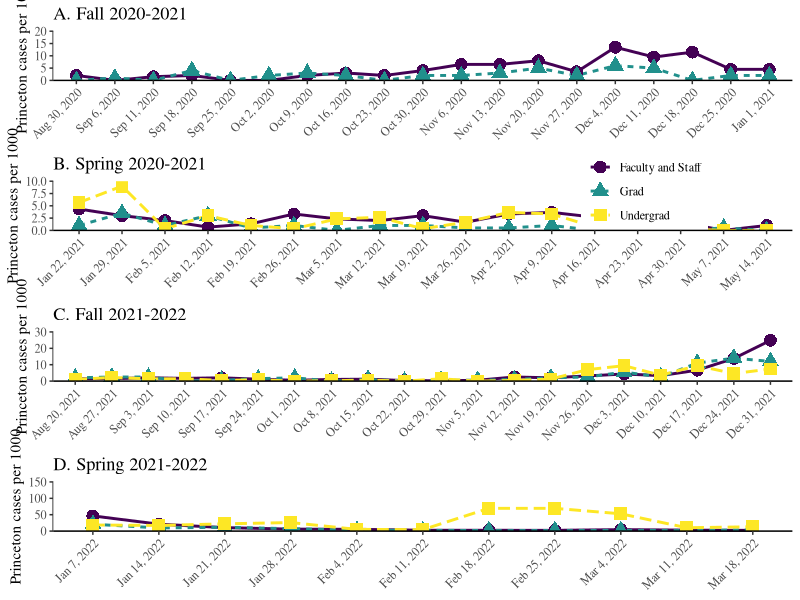

The R script that drew this image:
library(dplyr)
library(tidyr)
library(readxl)
library(ggplot2); theme_set(theme_bw(base_family = "Times"))
library(gridExtra)
library(egg)
library(lubridate)

data_asymp <- read_xlsx("../data/princeton-weekly-positive-03-22-2022.xlsx", sheet=1) %>%
  mutate(
    type="asymp"
  )

data_symp <- read_xlsx("../data/princeton-weekly-positive-03-22-2022.xlsx", sheet=2) %>%
  mutate(
    type="symp"
  )

data <- bind_rows(
  data_asymp, data_symp
)

fall2020 <- data %>%
  filter(`Week Ending` <= as.Date("2021-01-01")) %>%
  select(`Week Ending`, `Undergrad Positive Tests`, `Grad Student Positive Tests`,
         `Faculty Staff Positive Tests`) %>%
  rename(
    date=`Week Ending`,
    Undergrad=`Undergrad Positive Tests`,
    Grad=`Grad Student Positive Tests`,
    `Faculty and Staff`=`Faculty Staff Positive Tests`
  ) %>%
  mutate(
    Grad=Grad/1000,
    `Faculty and Staff`=`Faculty and Staff`/2000,
    date=as.Date(date)
  )  %>%
  mutate(
    year=substr(date, 1, 4),
    month=as.numeric(gsub("-.*", "", gsub("20..-", "", date))), 
    day=as.numeric(gsub(".*-", "", gsub("20..-", "", date)))
  ) %>%
  arrange(date) %>%
  mutate(
    date=paste0(month.abb[month], " ", day, ", ", year),
    date=factor(date, levels=unique(date))
  ) %>%
  gather(key, value, -date, -year, -month, -day) %>%
  mutate(
    date2=as.Date(paste0(year, "-", month, "-", day))
  ) %>%
  group_by(date, year, month, day, key, date2) %>%
  summarize(
    value=sum(value)
  )

spring2020 <- data %>%
  filter(`Week Ending` <= as.Date("2021-05-14"),
         `Week Ending` >= as.Date("2021-01-22")) %>%
  select(`Week Ending`, `Undergrad Positive Tests`, `Grad Student Positive Tests`,
         `Faculty Staff Positive Tests`) %>%
  rename(
    date=`Week Ending`,
    Undergrad=`Undergrad Positive Tests`,
    Grad=`Grad Student Positive Tests`,
    `Faculty and Staff`=`Faculty Staff Positive Tests`
  )  %>%
  mutate(
    Undergrad=Undergrad/3000,
    Grad=Grad/2000,
    `Faculty and Staff`=`Faculty and Staff`/3000,
    date=as.Date(date)
  )  %>%
  mutate(
    year=substr(date, 1, 4),
    month=as.numeric(gsub("-.*", "", gsub("20..-", "", date))), 
    day=as.numeric(gsub(".*-", "", gsub("20..-", "", date)))
  ) %>%
  arrange(date) %>%
  mutate(
    date=paste0(month.abb[month], " ", day, ", ", year),
    date=factor(date, levels=unique(date))
  ) %>%
  gather(key, value, -date, -year, -month, -day) %>%
  mutate(
    date2=as.Date(paste0(year, "-", month, "-", day))
  ) %>%
  group_by(date, year, month, day, key, date2) %>%
  summarize(
    value=sum(value)
  )

fall2021 <- data %>%
  filter(`Week Ending` >= as.Date("2021-08-20"),
         `Week Ending` <= as.Date("2021-12-31")) %>%
  select(`Week Ending`, `Undergrad Positive Tests`, `Grad Student Positive Tests`,
         `Faculty Staff Positive Tests`) %>%
  rename(
    date=`Week Ending`,
    Undergrad=`Undergrad Positive Tests`,
    Grad=`Grad Student Positive Tests`,
    `Faculty and Staff`=`Faculty Staff Positive Tests`
  )  %>%
  mutate(
    Undergrad=Undergrad/5000,
    Grad=Grad/2000,
    `Faculty and Staff`=`Faculty and Staff`/6000,
    date=as.Date(date)
  )  %>%
  mutate(
    year=substr(date, 1, 4),
    month=as.numeric(gsub("-.*", "", gsub("20..-", "", date))), 
    day=as.numeric(gsub(".*-", "", gsub("20..-", "", date)))
  ) %>%
  arrange(date) %>%
  mutate(
    date=paste0(month.abb[month], " ", day, ", ", year),
    date=factor(date, levels=unique(date))
  ) %>%
  gather(key, value, -date, -year, -month, -day) %>%
  mutate(
    date2=as.Date(paste0(year, "-", month, "-", day))
  ) %>%
  group_by(date, year, month, day, key, date2) %>%
  summarize(
    value=sum(value)
  )

spring2021 <- data %>%
  filter(`Week Ending` > as.Date("2021-12-31"),
         `Week Ending` <= as.Date("2022-03-18")) %>%
  select(`Week Ending`, `Undergrad Positive Tests`, `Grad Student Positive Tests`,
         `Faculty Staff Positive Tests`) %>%
  rename(
    date=`Week Ending`,
    Undergrad=`Undergrad Positive Tests`,
    Grad=`Grad Student Positive Tests`,
    `Faculty and Staff`=`Faculty Staff Positive Tests`
  )  %>%
  mutate(
    Undergrad=Undergrad/5000,
    Grad=Grad/3000,
    `Faculty and Staff`=`Faculty and Staff`/7000,
    date=as.Date(date)
  )  %>%
  mutate(
    year=substr(date, 1, 4),
    month=as.numeric(gsub("-.*", "", gsub("20..-", "", date))), 
    day=as.numeric(gsub(".*-", "", gsub("20..-", "", date)))
  ) %>%
  arrange(date) %>%
  mutate(
    date=paste0(month.abb[month], " ", day, ", ", year),
    date=factor(date, levels=unique(date))
  ) %>%
  gather(key, value, -date, -year, -month, -day) %>%
  mutate(
    date2=as.Date(paste0(year, "-", month, "-", day))
  ) %>%
  group_by(date, year, month, day, key, date2) %>%
  summarize(
    value=sum(value)
  )

cols <- viridis::viridis(3)

g1 <- ggplot(filter(fall2020, key != "Undergrad")) +
  geom_line(aes(date, value*1000, col=key, group=key, lty=key), lwd=1) +
  geom_point(aes(date, value*1000, col=key, shape=key, group=key), size=4) +
  scale_x_discrete("Date") +
  scale_y_continuous("Princeton cases per 1000", expand=c(0, 0), limits=c(0, 20)) +
  scale_color_manual(values=cols[1:2]) +
  ggtitle("A. Fall 2020-2021") +
  theme(
    panel.grid = element_blank(),
    panel.border = element_blank(),
    axis.line = element_line(),
    axis.text.x = element_text(angle=45, hjust=1),
    axis.title.x = element_blank(),
    legend.position = "none",
    legend.title = element_blank(),
    axis.line.y.right = element_line(color="red"),
    axis.ticks.y.right = element_line(color="red"),
    axis.text.y.right = element_text(color="red"),
    axis.title.y.right = element_text(color="red")
  )

g2 <- ggplot(spring2020) +
  geom_line(aes(date, value*1000, col=key, group=key, lty=key), lwd=1) +
  geom_point(aes(date, value*1000, col=key, shape=key, group=key), size=4) +
  scale_x_discrete("Date") +
  scale_y_continuous("Princeton cases per 1000", expand=c(0, 0), limits=c(0, 10)) +
  scale_color_viridis_d() +
  ggtitle("B. Spring 2020-2021") +
  theme(
    panel.grid = element_blank(),
    panel.border = element_blank(),
    axis.line = element_line(),
    axis.text.x = element_text(angle=45, hjust=1),
    axis.title.x = element_blank(),
    legend.position = c(0.8, 0.8),
    legend.title = element_blank(),
    axis.line.y.right = element_line(color="red"),
    axis.ticks.y.right = element_line(color="red"),
    axis.text.y.right = element_text(color="red"),
    axis.title.y.right = element_text(color="red")
  )

g3 <- ggplot(fall2021) +
  geom_line(aes(date, value*1000, col=key, group=key, lty=key), lwd=1) +
  geom_point(aes(date, value*1000, col=key, shape=key, group=key), size=4)  +
  scale_x_discrete("Date") +
  scale_y_continuous("Princeton cases per 1000", expand=c(0, 0), limits=c(0, 30)) +
  scale_color_viridis_d() +
  ggtitle("C. Fall 2021-2022") +
  theme(
    panel.grid = element_blank(),
    panel.border = element_blank(),
    axis.line = element_line(),
    axis.text.x = element_text(angle=45, hjust=1),
    axis.title.x = element_blank(),
    legend.position = "none",
    legend.title = element_blank(),
    axis.line.y.right = element_line(color="red"),
    axis.ticks.y.right = element_line(color="red"),
    axis.text.y.right = element_text(color="red"),
    axis.title.y.right = element_text(color="red")
  )

g4 <- ggplot(spring2021) +
  geom_line(aes(date, value*1000, col=key, group=key, lty=key), lwd=1) +
  geom_point(aes(date, value*1000, col=key, shape=key, group=key), size=4)  +
  scale_x_discrete("Date") +
  scale_y_continuous("Princeton cases per 1000", expand=c(0, 0), limits=c(0, 150)) +
  scale_color_viridis_d() +
  ggtitle("D. Spring 2021-2022") +
  theme(
    panel.grid = element_blank(),
    panel.border = element_blank(),
    axis.line = element_line(),
    axis.text.x = element_text(angle=45, hjust=1),
    axis.title.x = element_blank(),
    legend.position = "none",
    legend.title = element_blank(),
    axis.line.y.right = element_line(color="red"),
    axis.ticks.y.right = element_line(color="red"),
    axis.text.y.right = element_text(color="red"),
    axis.title.y.right = element_text(color="red")
  )

gfinal <-ggarrange(g1, g2, g3, g4, nrow=4, draw=FALSE)

ggsave("figure_princeton_new_per_1000_bypop.pdf", gfinal, width=12, height=10)
